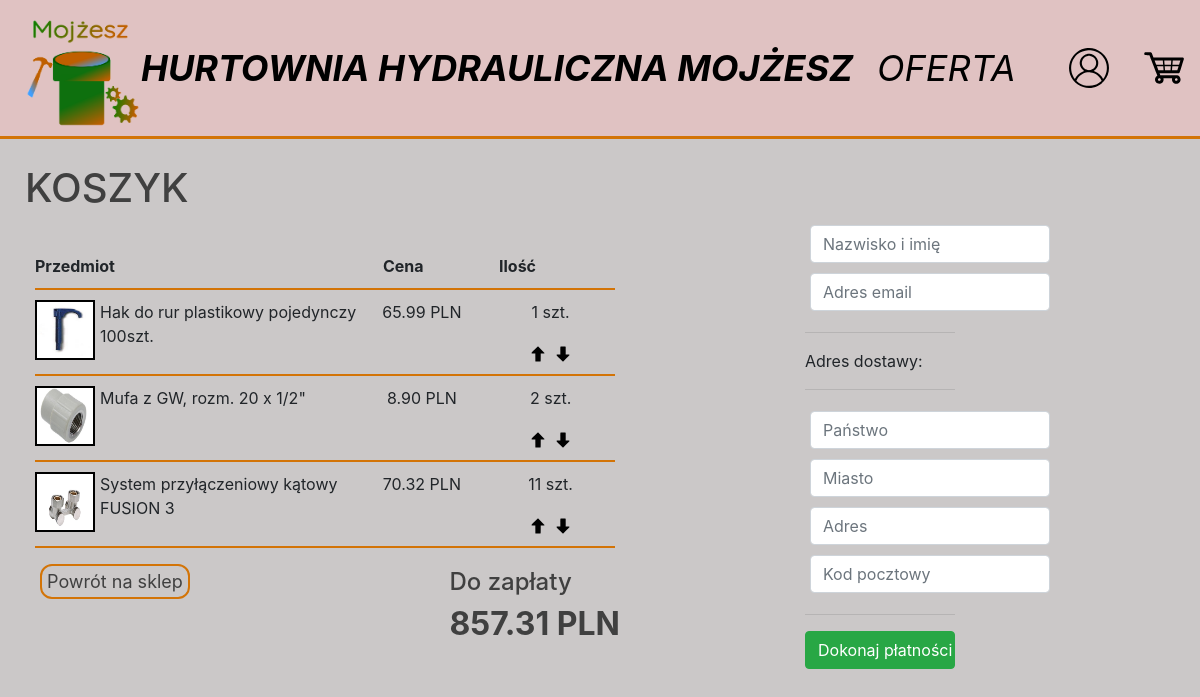
Before: /zamowienie/ (signed in) with the older database file.
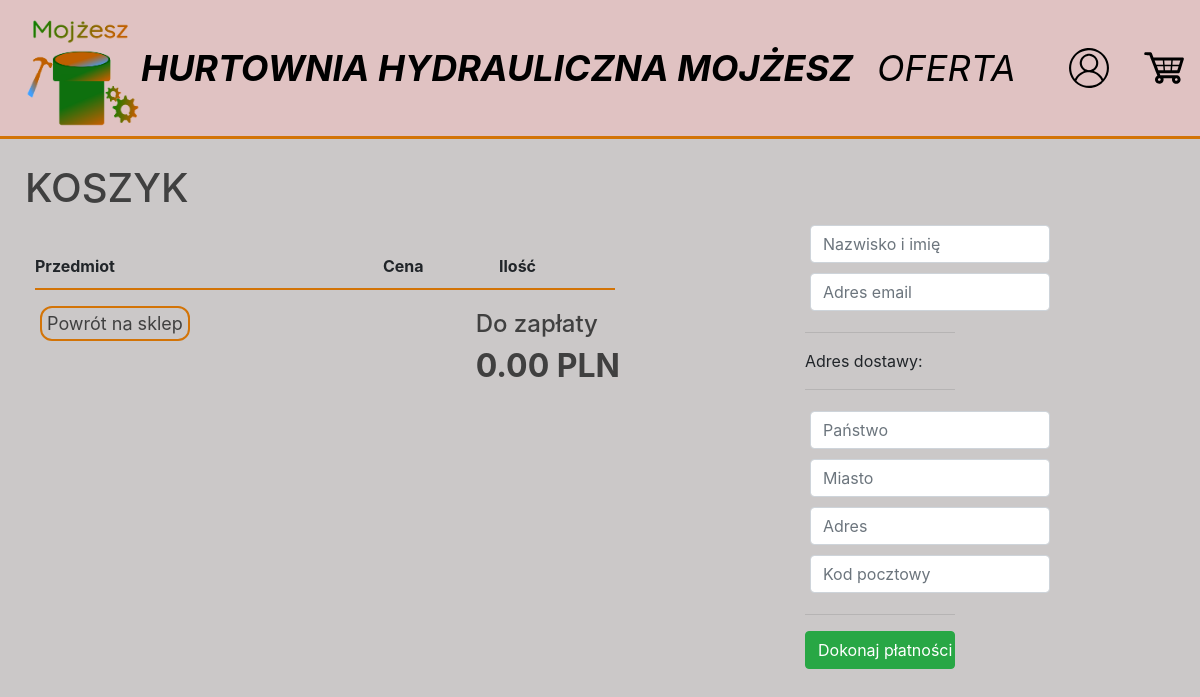
After: the same page with the newer database file.
### warehouse/models.py (models this page shows, shortened)
class OrderItem(models.Model):
	product = models.ForeignKey(Product, on_delete=models.SET_NULL, null=True)
	order = models.ForeignKey(Order, on_delete=models.SET_NULL, null=True)
	quantity = models.IntegerField(default=0, null=True, blank=True)
	date_added = models.DateTimeField(auto_now_add=True)
	@property
	def get_total(self):
		total = self.product.price * self.quantity
		return total

class Product(models.Model):
	name = models.CharField(max_length=200)
	price = models.FloatField()
	amount = models.IntegerField(validators=[MinValueValidator(0), MaxValueValidator(100000)], default=0, null=True, blank=True,)
	producer = models.CharField(max_length=200, null= True, blank=True)
	img = models.ImageField(null=True, blank=True)
	@property
	def imgURL(self):
		try:
			url = self.img.url
		except:
			url = ''
		return url

class Order(models.Model):
	customer = models.ForeignKey(Customer, on_delete=models.SET_NULL, null=True, blank=True)
	date_ordered = models.DateTimeField(auto_now_add=True)
	complete = models.BooleanField(default=False)
	transaction_id = models.CharField(max_length=100, null=True)
	@property
	def get_order_total(self):
		orderitems = self.orderitem_set.all()
		total = sum([item.get_total for item in orderitems])
		return total

### warehouse/views.py (the view)
# urls.py: path('zamowienie/', views.order, name="order"),
def order(request):
    if request.user.is_authenticated:
        customer = request.user.customer
        order, created = Order.objects.get_or_create(customer=customer, complete=False)
        items = order.orderitem_set.all()
    else:
        items = []
        order = {'get_order_total':0}
    context = {'items':items, 'order':order}
    return render(request, 'warehouse/order.html', context)

### warehouse/templates/warehouse/order.html (shortened to what this page needs)
{% extends 'warehouse/main.html' %}
{% load static %}
{% block content %}
<h1 id="kosz">KOSZYK</h1>
    <div class="row2">
        <div class="column2">
            <br>
            <div>
                <div class="cart-row">
                    <div style="flex:3"><strong>Przedmiot</strong></div>
                    <div style="flex:1"><strong>Cena</strong></div>
                    <div style="flex:1"><strong>Ilość</strong></div>
                </div>
            {% for item in items %}
                <div class="cart-row">
                    <div style="flex:0"><img class="row-img" src="{{item.product.imgURL}}"></div>
                    <div style="flex:2; margin-left: 5px;"><p>{{item.product.name}}</p></div>
                    <div style="flex:1;text-align: center;"><p>{{item.product.price|floatformat:2}} PLN</p></div>
                    <div style="flex:1; text-align: center;">
                        <p class="quantity">{{item.quantity}} szt.</p>
                        <div class="quantity">
                            <img data-product="{{item.product.id}}" data-action="add" class="arrow-quant update-order" src="{% static 'img/arrow-up.svg' %}">
                            <img data-product="{{item.product.id}}" data-action="remove" class="arrow-quant update-order" src="{% static 'img/arrow-down.svg' %}">
                        </div>
                    </div>
                </div>
            {% endfor %}
            </div>
        </div>
        <div class="total-price">
            <h4>Do zapłaty</h4><h2><strong>{{order.get_order_total|floatformat:2}} PLN</strong></h2>
        </div>
        <div>
            <a class="button-back" href="{% url 'items' %}">Powrót na sklep</a>
        </div>
    </div>
    <div class="row3">
		<div class="col-lg-6">
			<div class="box-element" id="form-wrapper">
				<form id="form">
					<div id="user-info">
						<div class="form-field">
							<input required class="form-control" type="text" name="name" placeholder="Nazwisko i imię">
						</div>
						<div class="form-field">
							<input required class="form-control" type="email" name="email" placeholder="Adres email">
						</div>
					</div>
					<div id="shipping-info">
						<hr>
						<p>Adres dostawy:</p>
						<hr>
                        <div class="form-field">
							<input class="form-control" type="text" name="state" placeholder="Państwo">
						</div>
						<div class="form-field">
							<input class="form-control" type="text" name="city" placeholder="Miasto">
						</div>
                        <div class="form-field">
							<input class="form-control" type="text" name="address" placeholder="Adres">
						</div>
						<div class="form-field">
							<input class="form-control" type="text" name="zipcode" placeholder="Kod pocztowy">
						</div>
					</div>
					<hr>
					<input id="make-payment" class="btn btn-success btn-block" type="submit" value="Dokonaj płatności">
				</form>
			</div>
		</div>
	</div>
{% endblock content %}

Changed rows visible on the page:
removed OrderItem: product.imgURL (picture), product.name "Hak do rur plastikowy pojedynczy 100szt.", product.price "65.99", quantity "1"
removed OrderItem: product.imgURL (picture), product.name "Mufa z GW, rozm. 20 x 1/2\"", product.price "8.90", quantity "2"
no longer on this page (row edited): OrderItem: product.imgURL (picture), product.name "System przyłączeniowy kątowy FUSION 3", product.price "70.32", quantity "11"
no longer on this page (row edited): Order: get_order_total "857.31"
added Order: get_order_total "0.00"
